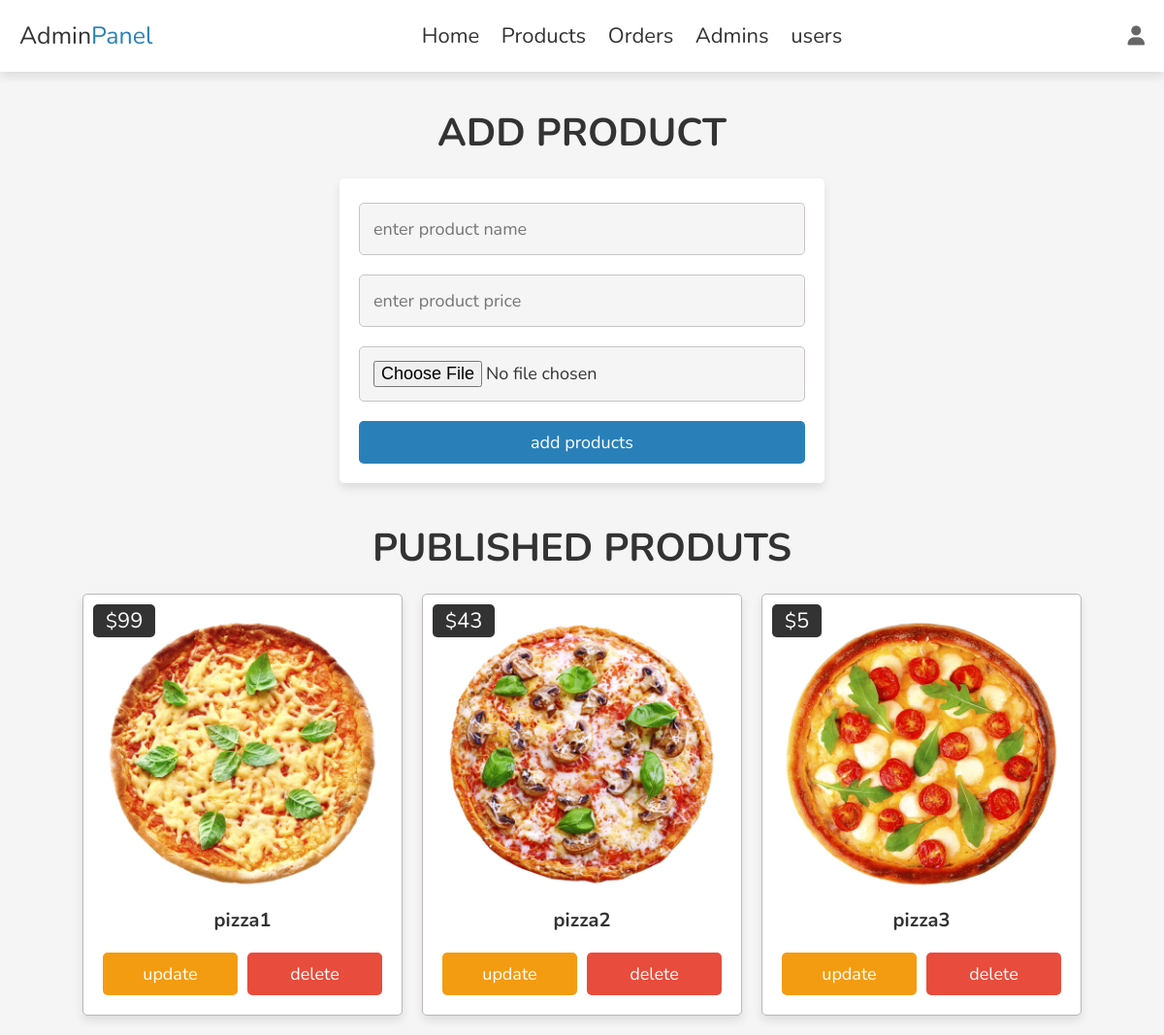
Screenshot of /admin_products.php (signed in) with the database file from the repository.
### tables this page shows
CREATE TABLE `products` (
  `id` int(100) NOT NULL,
  `name` varchar(100) NOT NULL,
  `price` int(10) NOT NULL,
  `image` varchar(100) NOT NULL
);

### admin_products.php (the view, shortened to what this page needs)
<?php
    require_once 'config.php';
?>
<!DOCTYPE html>
<html lang="en">
<head>
    <link rel="stylesheet" href="https://cdnjs.cloudflare.com/ajax/libs/font-awesome/6.1.1/css/all.min.css" />
    <link rel="stylesheet" href="css/admin_style.css"/>
</head>
<body>
<?php require_once 'admin_header.php'; ?>
<section class="add-products">
    <h1 class="heading">add product</h1>
    <form action="" method="POST" enctype="multipart/form-data">
        <input type="text" name="name" class="box" required maxlength="100" placeholder="enter product name">
        <input type="number" name="price" min="0" max="9999999999" class="box" required placeholder="enter product price" onkeypress="if(this.value.length == 10) return false;">
        <input type="file" name="image" accept="image/jpg, image/jpeg, image/png" class="box" required>
        <input type="submit" value="add products" class="btn" name="add_product">
    </form>
</section>
<section class="show-products">
    <h1 class="heading">Published produts</h1>
    <div class="box-container">
        <?php
            $select_products = $con->prepare("SELECT * FROM `products`");
            $select_products->execute();
            $products = $select_products->fetchAll(PDO::FETCH_ASSOC);
            if(!empty($products)){
                foreach($products as $product){ ?>
                    <div class="box">
                        <img src="uploaded_img/<?php echo $product['image'];?>" alt="">
                        <div class="name"><?php echo $product['name'];?></div>
                        <div class="price">$<span><?php echo $product['price'];?></span></div>
                        <div class="flex-btn">
                            <a href="admin_product_update.php?upid=<?php echo $product['id']; ?>" class="option-btn">update</a>
                            <a href="admin_products.php?delid=<?php echo $product['id']; ?>" class="delete-btn" onclick="return confirm('delete this product ?');">delete</a>
                        </div>
                    </div>
               <?php }
            } else {
                echo '<p class="empty">No products added yet!</p>';
            }
        ?>
    </div>
</section>
</body>
</html>

### admin_header.php (shortened to what this page needs)
<header class="header">
       <section class="flex">
            <a href="admin_page.php" class="logo">Admin<span>Panel</span></a>
            <nav class="navbar">
                <a href="admin_page.php">Home</a>
                <a href="admin_products.php">Products</a>
                <a href="admin_orders.php">Orders</a>
                <a href="admin_accounts.php">Admins</a>
                <a href="user_accounts.php">users</a>
            </nav>
            <div class="icons">
                <div id="user-btn" class="fas fa-user"></div>
            </div>
       </section>
</header>

### css/admin_style.css (style rules this page uses)
:root { --main-color:#2980b9; --red:#e74c3c; --orange:#f39c12; --black:#333; --white:#fff; --light-bg:#f5f5f5; --light-color:#666; --border:.1rem solid var(--light-color); --box-shadow:0 .5rem 1rem rgba(0,0,0,.1); }
body { background-color: var(--light-bg); }
* { font-family: 'Nunito', sans-serif; margin:0; padding:0; box-sizing: border-box; outline: none; border:none; text-decoration: none; transition: .2s linear; }
html { font-size: 62.5%; overflow-x: hidden; scroll-behavior: smooth; scroll-padding-top: 7.5rem; }
section { padding: 2rem; margin: 0 auto; max-width: 1200px; }
.heading { text-align: center; margin-bottom: 2rem; font-size: 4rem; color: var(--black); text-transform: uppercase; }
.delete-btn, .option-btn, .btn { display: block; width: 100%; margin-top: 1rem; border-radius: .5rem; padding: 1rem 3rem; font-size: 1.8rem; color: var(--white); cursor: pointer; text-align: center; }
.btn { background-color: var(--main-color); }
.delete-btn { background-color:var(--red) ; }
.option-btn { background-color:var(--orange) ; }
.flex-btn { display: flex; gap: 1rem; }
.header { position: fixed; top: 0; left: 0;right: 0; background-color: var(--white); box-shadow: var(--box-shadow); z-index: 1000; }
.header .flex { display: flex; align-items: center; justify-content: space-between; position: relative; }
.header .flex .logo { font-size: 2.5rem; color: var(--black); }
.header .flex .logo span { color: var(--main-color); }
.header .flex .navbar a { margin: 0 1rem; font-size: 2.2rem; color: var(--black); }
.header .flex .icons div { font-size: 2rem; color: var(--light-color); cursor: pointer; margin-left: 1.7rem; }
.add-products form { max-width: 50rem; margin: 0 auto; background-color: var(--white); border-radius: .5rem; box-shadow: var(--box-shadow); padding: 2rem; padding-top: 1.5rem; }
.add-products form .box { width: 100%; padding: 1.4rem; font-size: 1.8rem; color: var(--black); border-radius:.5rem ; border: .5px solid rgb(199, 196, 196); background-color: var(--light-bg); margin:1rem 0 ; }
.show-products .box-container { display: grid; grid-template-columns: repeat(auto-fit,33rem); gap:2rem; align-items: flex-start; justify-content: center; }
.show-products .box-container .box { padding: 2rem; text-align: center; border-radius: .5rem; background-color: var(--white); box-shadow: var(--box-shadow); border: .5px solid rgb(189 182 182); position: relative; }
.show-products .box-container .box img { width: 100%; }
.show-products .box-container .box .name { margin: 1rem 0; font-size: 2rem; color: var(--black); font-weight: 700; }
.show-products .box-container .box .price { position: absolute; top: 1rem; left: 1rem; border-radius: .5rem; background-color: var(--black); color: var(--white); font-size: 2rem; padding: 0.2rem 1.3rem; }
.show-products .box-container .box .price span { font-size: 2.2rem; }

### rows the page displays
products: image (picture), name "pizza1", price "99"
products: image (picture), name "pizza2", price "43"
products: image (picture), name "pizza3", price "5"
